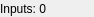
<?xml version="1.0" encoding="UTF-8"?>
<ui version="4.0">
 <class>NodeAverage</class>
 <widget class="QWidget" name="NodeAverage">
  <property name="geometry">
   <rect>
    <x>0</x>
    <y>0</y>
    <width>94</width>
    <height>17</height>
   </rect>
  </property>
  <layout class="QVBoxLayout" name="verticalLayout">
   <property name="spacing">
    <number>0</number>
   </property>
   <property name="leftMargin">
    <number>0</number>
   </property>
   <property name="topMargin">
    <number>0</number>
   </property>
   <property name="rightMargin">
    <number>0</number>
   </property>
   <property name="bottomMargin">
    <number>0</number>
   </property>
   <item>
    <widget class="QLabel" name="_info">
     <property name="text">
      <string>Inputs: 0</string>
     </property>
    </widget>
   </item>
  </layout>
 </widget>
 <resources/>
 <connections/>
</ui>
